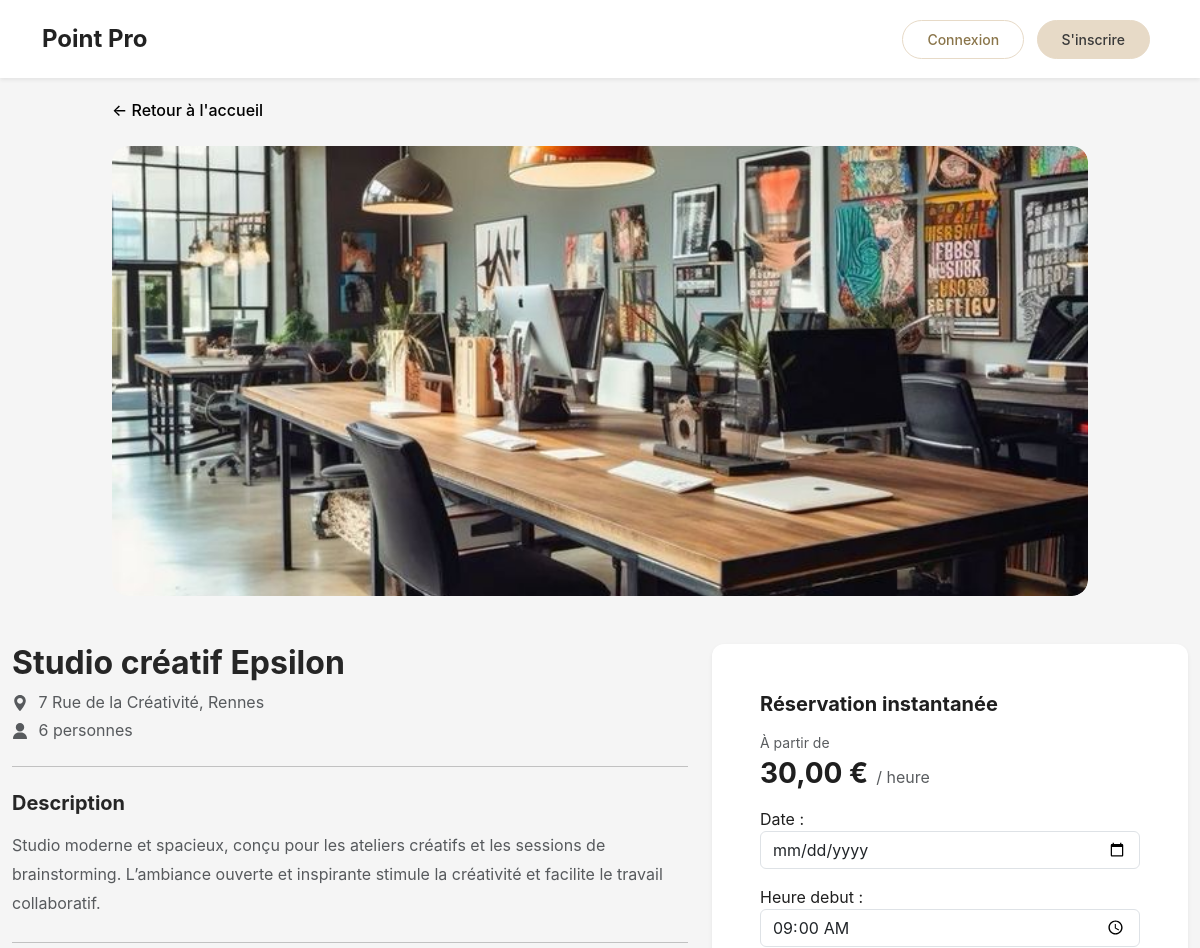
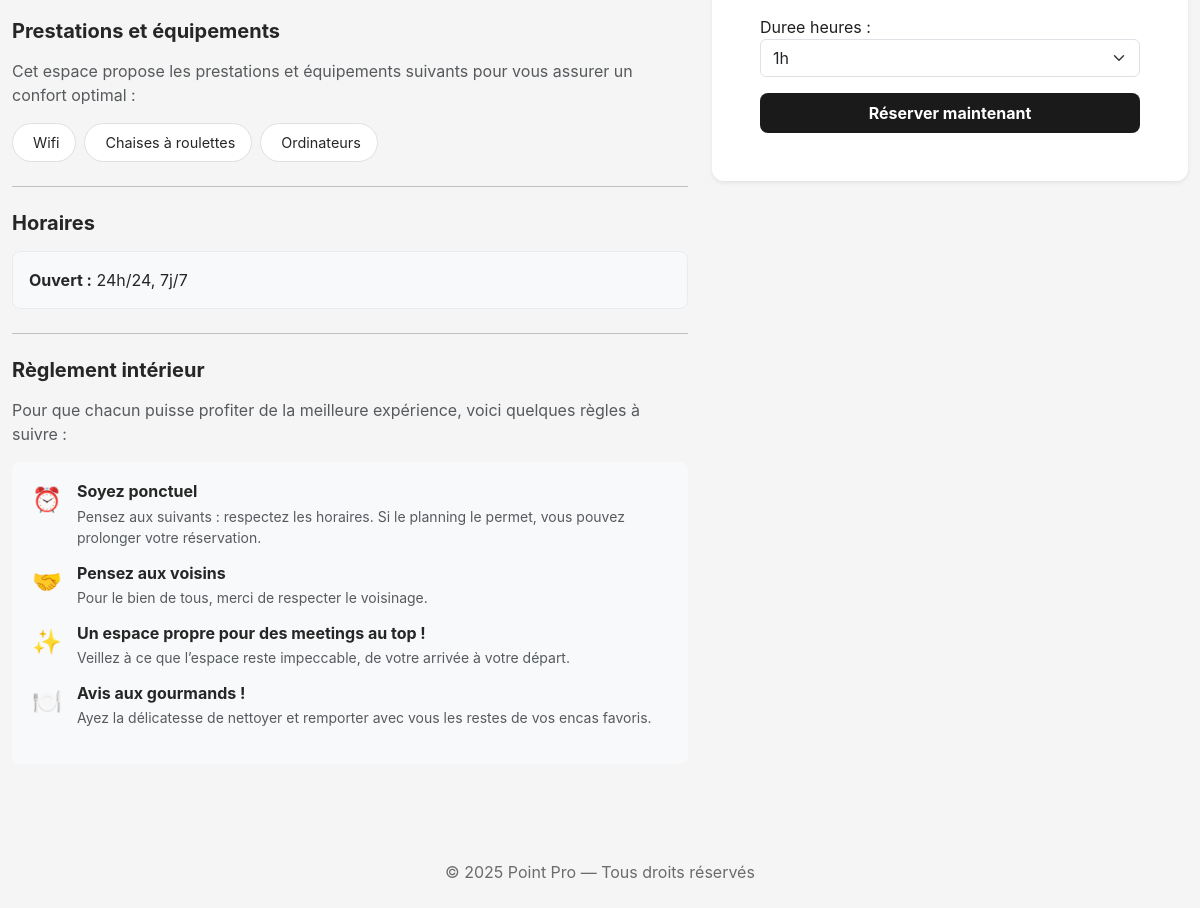
Screenshot of /espace/3/ with the database file from the repository (2 pictures, top to bottom).
### client/models.py (models this page shows, shortened)
class Espace(models.Model):
    TYPE_CHOICES = [
        ('petite_salle', 'Petite salle'),
        ('moyenne_salle', 'Moyenne salle'),
        ('grande_salle', 'Grande salle'),
        ('reunion', 'Salle de réunion'),
        ('brainstorming', 'Salle de brainstorming'),
        ('studio', 'Salle de studio'),
        ('espace_detente', 'Espace détente'),
        ('espace_formation', 'Salle de formation'),
    ]
    nom = models.CharField(max_length=100)
    description = models.TextField(blank=True)
    type_espace = models.CharField(max_length=50, choices=TYPE_CHOICES)
    capacite = models.PositiveIntegerField()
    ville = models.CharField(max_length=100)
    adresse = models.CharField(max_length=200, blank=True)
    equipements = models.TextField(blank=True)
    prix_par_heure = models.DecimalField(max_digits=6, decimal_places=2)
    image = models.ImageField(upload_to='espaces/', blank=True, null=True)
    disponible = models.BooleanField(default=True)
    date_creation = models.DateTimeField(auto_now_add=True)

### client/views.py (the view)
# urls.py: path('espace/<int:espace_id>/', views.detail_espace, name='detail_espace'),
def detail_espace(request, espace_id):
    espace = get_object_or_404(Espace, id=espace_id)
    if request.method == "POST":
        if not request.user.is_authenticated:
            messages.error(request, "Veuillez vous connecter pour réserver cet espace.")
            return redirect(f"/users/login/?next=/espace/{espace_id}/")
        form = ReservationForm(request.POST, espace=espace)
        if form.is_valid():
            selected_date = form.cleaned_data['date']
            selected_time = form.cleaned_data['heure_debut']
            selected_datetime = datetime.combine(selected_date, selected_time)
            if selected_datetime < datetime.now():
                messages.error(request, "Vous ne pouvez pas réserver dans le passé.")
                favoris_ids = []
                if request.user.is_authenticated:
                    favoris_ids = list(Favori.objects.filter(user=request.user).values_list('espace_id', flat=True))
                return render(request, 'client/detail_espace.html', {
                    "espace": espace,
                    "form": form,
                    "favoris_ids": favoris_ids
                })
            reservation = form.save(commit=False)
            reservation.user = request.user
            reservation.espace = espace
            reservation.prix_total = espace.prix_par_heure * reservation.duree_heures
            reservation.save()
            return redirect('mes_reservations')
        else:
            messages.error(request, "Impossible de réserver : vérifiez les informations saisies.")
    else:
        form = ReservationForm(espace=espace)
    favoris_ids = []
    if request.user.is_authenticated:
        favoris_ids = list(Favori.objects.filter(user=request.user).values_list('espace_id', flat=True))
    return render(request, 'client/detail_espace.html', {
        "espace": espace,
        "form": form,
        "favoris_ids": favoris_ids
    })

### client/forms.py (shortened to what this page needs)
class ReservationForm(forms.ModelForm):
    class Meta:
        model = Reservation
        fields = ['date', 'heure_debut', 'duree_heures']
        widgets = {
            'date': forms.DateInput(attrs={
                'type': 'date',
                'class': 'form-control',
                'min': date.today().isoformat()
            }),
            'heure_debut': forms.TimeInput(attrs={
                'type': 'time',
                'class': 'form-control'
            }),
            'duree_heures': forms.Select(
                attrs={'class': 'form-select'},
                choices=[(1, '1h'), (2, '2h'), (3, '3h'), (4, '4h')]
            )
        }
    def __init__(self, *args, **kwargs):
        self.espace = kwargs.pop('espace', None)
        super().__init__(*args, **kwargs)

### client/templatetags/extra_filters.py (called while the page is built)
@register.filter
def split_by(value, separator=','):
    if value:
        return [v.strip() for v in value.split(separator)]
    return []

### client/templates/client/detail_espace.html (shortened to what this page needs)
{% extends "client/base.html" %}
{% load static %}
{% load extra_filters %}
{% block content %}
<div class="container-fluid px-0">
    <div class="container" style="max-width: 1000px;">
        <a href="{% url 'accueil' %}" class="btn-back">← Retour à l'accueil</a>
        <div class="row g-0 my-4">
            <div class="col-12">
                {% if espace.images.all %}
                    <div id="carouselEspaces" class="carousel slide" data-bs-ride="carousel">
                        <div class="carousel-inner rounded-4">
                            {% for img in espace.images.all %}
                                <div class="carousel-item {% if forloop.first %}active{% endif %}">
                                    <img src="{{ img.image.url }}" class="d-block w-100 rounded-4" alt="{{ espace.nom }}" style="height: 450px; object-fit: cover;">
                                </div>
                            {% endfor %}
                        </div>
                        <button class="carousel-control-prev" type="button" data-bs-target="#carouselEspaces" data-bs-slide="prev">
                            <span class="carousel-control-prev-icon"></span>
                        </button>
                        <button class="carousel-control-next" type="button" data-bs-target="#carouselEspaces" data-bs-slide="next">
                            <span class="carousel-control-next-icon"></span>
                        </button>
                    </div>
                {% else %}
                    <div class="single-image-container">
                        <img src="{{ espace.image.url }}" class="img-fluid rounded-4" alt="{{ espace.nom }}" style="height: 450px; width: 100%; object-fit: cover;">
                    </div>
                {% endif %}
            </div>
        </div>
    </div>
    <div class="container" style="max-width: 1200px;">
        <div class="row g-4 my-4">
            <div class="col-lg-7">
                <div class="d-flex justify-content-between align-items-start mb-3">
                    <div>
                        <h1 class="fw-bold mb-2" style="font-size: 2rem;">{{ espace.nom }}</h1>
                        {% if espace.adresse %}
                            <p class="text-muted mb-1">
                                {{ espace.adresse }}, {{ espace.ville }}
                            </p>
                        {% endif %}
                        <p class="text-muted mb-0">
                            {{ espace.capacite }} personnes
                        </p>
                    </div>
                </div>
                <hr class="my-4">
                <div class="mb-4">
                    <h2 class="h5 fw-bold mb-3">Description</h2>
                    <p class="text-muted" style="line-height: 1.8;">{{ espace.description }}</p>
                </div>
                <hr class="my-4">
                <div class="mb-4">
                    <h2 class="h5 fw-bold mb-3">Prestations et équipements</h2>
                    <p class="text-muted mb-3">Cet espace propose les prestations et équipements suivants pour vous assurer un confort optimal :</p>
                    <div class="d-flex flex-wrap gap-2">
                        {% for equipement in espace.equipements|split_by:',' %}
                            <span class="equipement-badge">
                                {{ equipement }}
                            </span>
                        {% empty %}
                            <p class="text-muted">Aucun équipement spécifié.</p>
                        {% endfor %}
                    </div>
                </div>
                <hr class="my-4">
                <div class="mb-4">
                    <h2 class="h5 fw-bold mb-3">Horaires</h2>
                    <div class="horaires-box p-3">
                        <p class="mb-0"><strong>Ouvert :</strong> 24h/24, 7j/7</p>
                    </div>
                </div>
                <hr class="my-4">
                <div class="mb-4">
                    <h2 class="h5 fw-bold mb-3">Règlement intérieur</h2>
                    <p class="text-muted mb-3">Pour que chacun puisse profiter de la meilleure expérience, voici quelques règles à suivre :</p>
                    <div class="regles-list">
                        <div class="regle-item mb-3">
                            <div class="regle-icon">⏰</div>
                            <div>
                                <h6 class="fw-bold mb-1">Soyez ponctuel</h6>
                                <p class="text-muted mb-0 small">Pensez aux suivants : respectez les horaires. Si le planning le permet, vous pouvez prolonger votre réservation.</p>
                            </div>
                        </div>
                        <div class="regle-item mb-3">
                            <div class="regle-icon">🤝</div>
                            <div>
                                <h6 class="fw-bold mb-1">Pensez aux voisins</h6>
                                <p class="text-muted mb-0 small">Pour le bien de tous, merci de respecter le voisinage.</p>
                            </div>
                        </div>
                        <div class="regle-item mb-3">
                            <div class="regle-icon">✨</div>
                            <div>
                                <h6 class="fw-bold mb-1">Un espace propre pour des meetings au top !</h6>
                                <p class="text-muted mb-0 small">Veillez à ce que l’espace reste impeccable, de votre arrivée à votre départ.</p>
                            </div>
                        </div>
                        <div class="regle-item mb-3">
                            <div class="regle-icon">🍽️</div>
                            <div>
                                <h6 class="fw-bold mb-1">Avis aux gourmands !</h6>
                                <p class="text-muted mb-0 small">Ayez la délicatesse de nettoyer et remporter avec vous les restes de vos encas favoris.</p>
                            </div>
                        </div>
                    </div>
                </div>
            </div>
            <div class="col-lg-5">
                <div class="reservation-card">
                    <div class="card border-0 shadow-sm">
                        <div class="card-body p-4">
                            <h3 class="h5 fw-bold mb-3">Réservation instantanée</h3>
                            <div class="pricing-section mb-3">
                                <p class="text-muted small mb-1">À partir de</p>
                                <div class="d-flex align-items-baseline">
                                    <span class="h3 fw-bold mb-0">{{ espace.prix_par_heure }} €</span>
                                    <span class="text-muted ms-2">/ heure</span>
                                </div>
                            </div>
                            <form method="POST">
                                {{ form.as_p }}
                                <button type="submit" class="btn btn-dark w-100 py-2 fw-bold">
                                    Réserver maintenant
                                </button>
                            </form>
                        </div>
                    </div>
                </div>
            </div>
        </div>
    </div>
</div>
{% endblock %}

### client/static/client/style.css (style rules this page uses)
body { font-family: "Poppins", sans-serif; background-color: #f5f5f5 !important; }
* { margin: 0; padding: 0; box-sizing: border-box; }
body { margin: 0 !important; padding: 0 !important; }
.btn-dark { background-color: #E7dac7; font-weight: bold; border: none; transition: all 0.2s ease; }
body { padding-top: 80px; }
h1 { font-size: 2rem; font-weight: 700; }
a, button { outline: none !important; }
* { margin:0;padding:0;box-sizing:border-box }
body { font-family:-apple-system,BlinkMacSystemFont,"Segoe UI",Roboto,"Helvetica Neue",Arial,sans-serif; background:#f5f5f5;color:#262626; }
.card { background: #fdfaf6; border-radius: 16px; padding: 1.5rem; box-shadow: 0 6px 20px rgba(0,0,0,0.08); color: #1f1f1f; position: relative; overflow: hidden; display: flex; flex-direction: column; transition: all 0.3s ease; }

### client/templates/client/detail_espace.html (style rules this page uses)
.single-image-container { border-radius: 16px; overflow: hidden; }
.btn-back { display: inline-block; margin-top: 20px; color: rgb(0, 0, 0); text-decoration: none; font-weight: 500; transition: opacity 0.3s; }
.equipement-badge { display: inline-flex; align-items: center; background: white; border: 1px solid #e0e0e0; padding: 8px 16px; border-radius: 20px; font-size: 0.9rem; transition: all 0.2s; }
.horaires-box { background: #f8f9fa; border-radius: 8px; border: 1px solid #e9ecef; }
.regles-list { background: #f8f9fa; padding: 20px; border-radius: 8px; }
.regle-item { display: flex; gap: 15px; align-items: start; }
.regle-icon { font-size: 1.5rem; flex-shrink: 0; }
.reservation-card .card { border-radius: 12px; background: white; }
.btn-dark { background: #1a1a1a; border: none; border-radius: 8px; transition: all 0.2s; }

### rows the page displays
Espace: image (picture), nom "Studio créatif Epsilon", adresse "7 Rue de la Créativité", ville "Rennes", capacite "6", description "Studio moderne et spacieux, conçu pour les ateliers créatifs et les sessions de brainstorming. L’ambiance ouverte et inspirante stimule la créativité et facilite le travail collaboratif.", prix_par_heure "30,00"

### other values shown
{{ equipement }} "Wifi" "Chaises à roulettes" "Ordinateurs"
